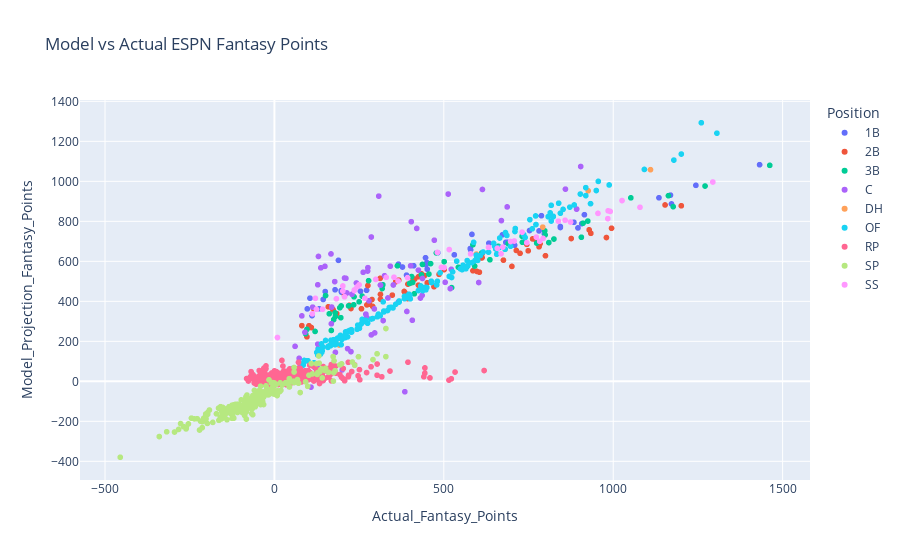

Write notebook code for a chart like this one.
### Code cell
df_model_v_actual = px.scatter(espn_ovr_rank, x="Actual_Fantasy_Points", y='Model_Projection_Fantasy_Points', color="Position", hover_data=['Name', 'OVR_Scaled_Score', 'Model_Projection_Fantasy_Points', 'Actual_Fantasy_Points'], title="Model vs Actual ESPN Fantasy Points")
df_model_v_actual.write_html('espn_projections/model_v_actual_projs.html')
df_model_v_actual.show()

# Note: While most projections show positive correlation to actuals, the RP position did not correlate as intended. An adjustment was made to factor 90% of actual ranking with 10% of model projection ranking

### Figure 1 — Plotly figure (JSON) as saved in the notebook; plotly's stock layout.template omitted (floating-point values rounded to 4 significant figures; data arrays with more than 128 entries replaced by an {"elided": "..."} marker saying what was removed)
{"data": [{"customdata": [["Freddie Freeman", 0.8609], ["Paul Goldschmidt", 0.5344], ["Pete Alonso", 0.4257], ["Jose Abreu", 0.3906], ["Matt Olson", 0.3831], ["Josh Bell", 0.2123], ["Anthony Rizzo", 0.1834], ["Rhys Hoskins", 0.179], ["Yuli Gurriel", 0.168], ["Nathaniel Lowe", 0.1605], ["C.J. Cron", 0.1544], ["Christian Walker", 0.1521], ["Ryan Mountcastle", 0.1254], ["Carlos Santana", 0.1237], ["Joey Votto", 0.1183], ["Eric Hosmer", 0.0904], ["Rowdy Tellez", 0.08237], ["Jesus Aguilar", 0.08237], ["Jared Walsh", 0.08135], ["Brandon Belt", 0.07073], ["Trey Mancini", 0.07007], ["Albert Pujols", 0.05384], ["Luke Voit", 0.05269], ["Miguel Cabrera", 0.04078], ["Daniel Vogelbach", 0.03592], ["Ji-Man Choi", 0.02812], ["Pavin Smith", 0.02552], ["Dominic Smith", 0.02402], ["Bobby Dalbec", 0.02167], ["Brad Miller", 0.02011], ["Colin Moran", 0.01701], ["Frank Schwindel", 0.01675], ["Miguel Sano", 0.01414], ["Vinnie Pasquantino", 0.004992], ["Yoshi Tsutsugo", 0.004171], ["Keston Hiura", 0.003489], ["Alex Kirilloff", 0.002095], ["Ryan O'Hearn", 0.001981], ["Matt Beaty", 0.001742], ["Juan Yepez", 0.0009888], ["Spencer Torkelson", 0.0005565], ["Bobby Bradley", 0.0001621], ["Alfonso Rivas", 9.633e-05], ["Mike Ford", 0], ["Lewin Diaz", 0]], "hovertemplate": "Position=1B<br>Actual_Fantasy_Points=%{x}<br>Model_Projection_Fantasy_Points=%{y}<br>Name=%{customdata[0]}<br>OVR_Scaled_Score=%{customdata[1]}<extra></extra>", "legendgroup": "1B", "marker": {"color": "#636efa", "symbol": "circle"}, "mode": "markers", "name": "1B", "showlegend": true, "type": "scattergl", "x": [1432, 1244, 1169, 1135, 1172, 915, 907, 884, 896, 788, 844, 844, 781, 797, 753, 673, 687, 709, 683, 583, 633, 578, 579, 531, 482, 446, 450, 447, 451, 411, 366, 378, 390, 189, 272, 254, 197, 198, 179, 150, 144, 132, 105, 97, 111], "xaxis": "x", "y": [1083.0, 979.9, 931.1, 917.7, 887.0, 833.1, 788.2, 795.4, 767.0, 828.2, 773.9, 769.2, 751.9, 736.8, 754.0, 732.5, 695.7, 680.7, 695.1, 734.8, 690.9, 663.9, 657.6, 632.6, 642.9, 617.9, 593.5, 583.5, 560.6, 577.9, 586.1, 571.5, 531.0, 604.9, 455.2, 450.4, 453.1, 445.9, 457.7, 448.7, 409.3, 362.7, 415.7, 362.2, 328.4], "yaxis": "y"}, {"customdata": {"elided": "66x2 mixed values"}, "hovertemplate": "Position=2B<br>Actual_Fantasy_Points=%{x}<br>Model_Projection_Fantasy_Points=%{y}<br>Name=%{customdata[0]}<br>OVR_Scaled_Score=%{customdata[1]}<extra></extra>", "legendgroup": "2B", "marker": {"color": "#EF553B", "symbol": "circle"}, "mode": "markers", "name": "2B", "showlegend": true, "type": "scattergl", "x": [1201, 1153, 995, 929, 980, 934, 876, 771, 762, 784, 781, 745, 800, 749, 714, 725, 659, 676, 614, 701, 613, 612, 605, 598, 586, 501, 486, 434, 443, 425, 451, 471, 414, 407, 425, 402, 394, 367, 358, 383, 385, 312, 393, 393, 393, 348, 276, 313, 313, 288, 280, 290, 273, 207, 257, 221, 226, 171, 173, 184, 159, 115, 109, 102, 81, 96], "xaxis": "x", "y": [877.7, 881.9, 765.4, 757.7, 719.0, 740.0, 713.9, 707.8, 712.1, 687.8, 672.7, 684.9, 628.0, 652.6, 654.5, 640.1, 670.0, 605.9, 640.8, 574.7, 618.5, 616.8, 545.6, 549.3, 553.0, 558.6, 534.9, 537.5, 528.7, 522.9, 492.6, 473.1, 511.2, 498.6, 480.8, 491.7, 486.1, 506.0, 497.7, 449.4, 444.0, 514.8, 414.1, 414.1, 414.1, 431.0, 479.2, 434.8, 410.8, 409.0, 386.0, 374.6, 382.1, 427.4, 362.8, 379.8, 364.2, 363.2, 358.7, 338.3, 372.6, 364.4, 269.1, 277.9, 278.5, 222.4], "yaxis": "y"}, {"customdata": [["Jose Ramirez", 0.8727], ["Manny Machado", 0.551], ["Rafael Devers", 0.423], ["Nolan Arenado", 0.381], ["Austin Riley", 0.3447], ["Justin Turner", 0.2067], ["Alex Bregman", 0.1957], ["DJ LeMahieu", 0.1589], ["Yandy Diaz", 0.1394], ["Eugenio Suarez", 0.1317], ["Wilmer Flores", 0.1311], ["Eduardo Escobar", 0.1201], ["Matt Chapman", 0.1104], ["Ryan McMahon", 0.11], ["Jeimer Candelario", 0.101], ["Josh Donaldson", 0.08902], ["Gio Urshela", 0.07947], ["Luis Urias", 0.07911], ["Kris Bryant", 0.0658], ["Yoan Moncada", 0.06192], ["Alec Bohm", 0.05861], ["Joey Wendle", 0.04562], ["Hunter Dozier", 0.04193], ["Patrick Wisdom", 0.04017], ["Ke'Bryan Hayes", 0.03842], ["Evan Longoria", 0.03727], ["Brandon Drury", 0.03101], ["Anthony Rendon", 0.02781], ["Santiago Espinal", 0.02448], ["Maikel Franco", 0.02229], ["Cavan Biggio", 0.02205], ["J.D. Davis", 0.01948], ["Brian Anderson", 0.0188], ["Jonathan Villar", 0.01652], ["Aledmys Diaz", 0.01548], ["Abraham Toro", 0.01231], ["Isaac Paredes", 0.01009], ["Mike Moustakas", 0.008997], ["Jose Miranda", 0.008628], ["Luis Guillorme", 0.004878], ["Emmanuel Rivera", 0.003951], ["Matt Duffy", 0.003733], ["Phil Gosselin", 0.002915], ["Adalberto Mondesi", 0.002438], ["Yu Chang", 0.001942], ["Travis Shaw", 0.001719], ["Nolan Gorman", 0.001491], ["Charlie Culberson", 0.001123], ["Tyler Wade", 0.001023], ["Jack Mayfield", 0.0009181], ["Willians Astudillo", 0.0008349], ["Ildemaro Vargas", 0.0006889], ["Erik Gonzalez", 0.0001321], ["Vimael Machin", 3.146e-05], ["Matt Reynolds", 8.308e-06], ["Kelvin Gutierrez", 0]], "hovertemplate": "Position=3B<br>Actual_Fantasy_Points=%{x}<br>Model_Projection_Fantasy_Points=%{y}<br>Name=%{customdata[0]}<br>OVR_Scaled_Score=%{customdata[1]}<extra></extra>", "legendgroup": "3B", "marker": {"color": "#00cc96", "symbol": "circle"}, "mode": "markers", "name": "3B", "showlegend": true, "type": "scattergl", "x": [1462, 1271, 1163, 1177, 1052, 925, 911, 906, 798, 799, 825, 810, 731, 774, 732, 690, 681, 661, 586, 612, 636, 591, 568, 478, 543, 501, 461, 437, 456, 523, 434, 363, 405, 408, 399, 413, 320, 318, 278, 259, 235, 250, 234, 219, 197, 193, 151, 179, 196, 180, 162, 175, 168, 120, 96, 92], "xaxis": "x", "y": [1080.0, 976.5, 928.3, 873.2, 917.5, 801.2, 790.7, 720.4, 752.6, 732.2, 711.6, 693.7, 725.6, 691.2, 695.3, 688.3, 660.4, 674.9, 683.3, 642.0, 607.9, 576.2, 572.5, 641.9, 570.4, 598.4, 588.5, 584.7, 536.2, 468.6, 532.2, 577.6, 523.9, 494.3, 489.3, 438.0, 482.8, 463.9, 503.2, 425.9, 422.6, 397.5, 382.6, 377.2, 376.7, 368.0, 428.8, 342.4, 318.2, 324.3, 337.7, 308.8, 254.3, 249.5, 259.8, 238.0], "yaxis": "y"}, {"customdata": {"elided": "71x2 mixed values"}, "hovertemplate": "Position=C<br>Actual_Fantasy_Points=%{x}<br>Model_Projection_Fantasy_Points=%{y}<br>Name=%{customdata[0]}<br>OVR_Scaled_Score=%{customdata[1]}<extra></extra>", "legendgroup": "C", "marker": {"color": "#ab63fa", "symbol": "circle"}, "mode": "markers", "name": "C", "showlegend": true, "type": "scattergl", "x": [904, 859, 892, 892, 687, 614, 670, 513, 472, 404, 420, 603, 522, 308, 504, 519, 425, 402, 437, 286, 342, 436, 431, 325, 351, 276, 313, 313, 275, 366, 391, 335, 262, 407, 242, 279, 295, 211, 207, 321, 167, 229, 270, 270, 214, 272, 178, 296, 149, 286, 130, 137, 169, 128, 168, 216, 226, 113, 180, 128, 129, 200, 90, 81, 127, 120, 73, 76, 108, 61, 385], "xaxis": "x", "y": [1074.0, 961.0, 861.2, 861.2, 872.1, 959.3, 803.7, 936.4, 705.6, 798.2, 764.5, 494.1, 560.1, 926.0, 495.2, 463.6, 556.0, 577.6, 514.3, 721.7, 575.5, 430.0, 416.5, 528.1, 481.7, 568.3, 481.4, 481.4, 551.3, 397.2, 349.2, 416.7, 545.3, 305.3, 491.7, 402.3, 361.9, 515.0, 516.6, 303.7, 637.0, 435.0, 335.9, 335.9, 441.7, 320.6, 498.4, 241.9, 575.0, 232.2, 624.5, 567.5, 371.3, 482.7, 287.8, 163.3, 148.4, 371.1, 144.7, 186.0, 163.1, 57.17, 245.2, 327.2, 81.19, 67.47, 115.1, 74.97, -29.01, 174.9, -52.08], "yaxis": "y"}, {"customdata": [["Shohei Ohtani", 0.7019], ["J.D. Martinez", 0.4037], ["Nelson Cruz", 0.1967], ["Franmil Reyes", 0.07607], ["Yermin Mercedes", 0]], "hovertemplate": "Position=DH<br>Actual_Fantasy_Points=%{x}<br>Model_Projection_Fantasy_Points=%{y}<br>Name=%{customdata[0]}<br>OVR_Scaled_Score=%{customdata[1]}<extra></extra>", "legendgroup": "DH", "marker": {"color": "#FFA15A", "symbol": "circle"}, "mode": "markers", "name": "DH", "showlegend": true, "type": "scattergl", "x": [1110, 926, 792, 596, 191], "xaxis": "x", "y": [1058.0, 952.8, 770.9, 636.2, 181.7], "yaxis": "y"}, {"customdata": {"elided": "156x2 mixed values"}, "hovertemplate": "Position=OF<br>Actual_Fantasy_Points=%{x}<br>Model_Projection_Fantasy_Points=%{y}<br>Name=%{customdata[0]}<br>OVR_Scaled_Score=%{customdata[1]}<extra></extra>", "legendgroup": "OF", "marker": {"color": "#19d3f3", "symbol": "circle"}, "mode": "markers", "name": "OF", "showlegend": true, "type": "scattergl", "x": {"elided": "156 int values"}, "xaxis": "x", "y": {"elided": "156 float values"}, "yaxis": "y"}, {"customdata": {"elided": "736x2 mixed values"}, "hovertemplate": "Position=RP<br>Actual_Fantasy_Points=%{x}<br>Model_Projection_Fantasy_Points=%{y}<br>Name=%{customdata[0]}<br>OVR_Scaled_Score=%{customdata[1]}<extra></extra>", "legendgroup": "RP", "marker": {"color": "#FF6692", "symbol": "circle"}, "mode": "markers", "name": "RP", "showlegend": true, "type": "scattergl", "x": {"elided": "736 float values"}, "xaxis": "x", "y": {"elided": "736 float values"}, "yaxis": "y"}, {"customdata": {"elided": "262x2 mixed values"}, "hovertemplate": "Position=SP<br>Actual_Fantasy_Points=%{x}<br>Model_Projection_Fantasy_Points=%{y}<br>Name=%{customdata[0]}<br>OVR_Scaled_Score=%{customdata[1]}<extra></extra>", "legendgroup": "SP", "marker": {"color": "#B6E880", "symbol": "circle"}, "mode": "markers", "name": "SP", "showlegend": true, "type": "scattergl", "x": {"elided": "262 float values"}, "xaxis": "x", "y": {"elided": "262 float values"}, "yaxis": "y"}, {"customdata": [["Trea Turner", 0.7508], ["Bo Bichette", 0.4169], ["Xander Bogaerts", 0.4131], ["Corey Seager", 0.3433], ["Dansby Swanson", 0.3424], ["Carlos Correa", 0.3151], ["Francisco Lindor", 0.3104], ["Jorge Polanco", 0.2437], ["Willy Adames", 0.2417], ["Trevor Story", 0.2296], ["J.P. Crawford", 0.1657], ["Brandon Crawford", 0.1618], ["Tim Anderson", 0.1584], ["Amed Rosario", 0.1553], ["Isiah Kiner-Falefa", 0.1401], ["Gleyber Torres", 0.1324], ["Javier Baez", 0.1281], ["Jose Iglesias", 0.1113], ["Elvis Andrus", 0.105], ["Kyle Farmer", 0.1], ["Miguel Rojas", 0.0985], ["Nicky Lopez", 0.07818], ["Andres Gimenez", 0.07018], ["Wander Franco", 0.06006], ["Didi Gregorius", 0.04868], ["Kevin Newman", 0.04771], ["Luis Rengifo", 0.02733], ["Jorge Mateo", 0.02353], ["Nick Ahmed", 0.02269], ["Paul DeJong", 0.02128], ["Jeremy Pena", 0.01763], ["Bryson Stott", 0.01204], ["Edmundo Sosa", 0.01105], ["Alcides Escobar", 0.009731], ["Taylor Walls", 0.009595], ["Andrelton Simmons", 0.009064], ["Oneil Cruz", 0.008731], ["Sergio Alcantara", 0.007627], ["Geraldo Perdomo", 0.006684], ["Niko Goodrum", 0.00532], ["Diego Castillo", 0.003131], ["Andrew Velazquez", 0.002592], ["CJ Abrams", 0.002164], ["Nick Allen", 0.001543], ["Jose Barrero", 0]], "hovertemplate": "Position=SS<br>Actual_Fantasy_Points=%{x}<br>Model_Projection_Fantasy_Points=%{y}<br>Name=%{customdata[0]}<br>OVR_Scaled_Score=%{customdata[1]}<extra></extra>", "legendgroup": "SS", "marker": {"color": "#FF97FF", "symbol": "circle"}, "mode": "markers", "name": "SS", "showlegend": true, "type": "scattergl", "x": [1294, 1079, 1026, 991, 985, 955, 984, 874, 858, 838, 793, 773, 731, 783, 745, 708, 697, 674, 658, 632, 669, 579, 516, 481, 501, 493, 393, 353, 365, 330, 299, 250, 244, 236, 236, 267, 202, 202, 207, 183, 121, 142, 124, 112, 9], "xaxis": "x", "y": [996.7, 870.2, 903.8, 849.4, 852.5, 839.7, 813.3, 796.5, 805.4, 800.7, 714.8, 721.1, 745.8, 700.1, 693.0, 701.6, 699.0, 671.1, 664.9, 669.9, 637.4, 637.1, 658.9, 644.5, 568.8, 570.0, 518.5, 520.5, 501.6, 520.0, 509.6, 482.5, 472.2, 456.8, 454.2, 415.3, 476.7, 451.1, 422.8, 412.9, 414.9, 360.5, 360.0, 337.3, 219.2], "yaxis": "y"}], "layout": {"legend": {"title": {"text": "Position"}, "tracegroupgap": 0}, "title": {"text": "Model vs Actual ESPN Fantasy Points"}, "xaxis": {"anchor": "y", "domain": [0, 1], "title": {"text": "Actual_Fantasy_Points"}}, "yaxis": {"anchor": "x", "domain": [0, 1], "title": {"text": "Model_Projection_Fantasy_Points"}}}}
